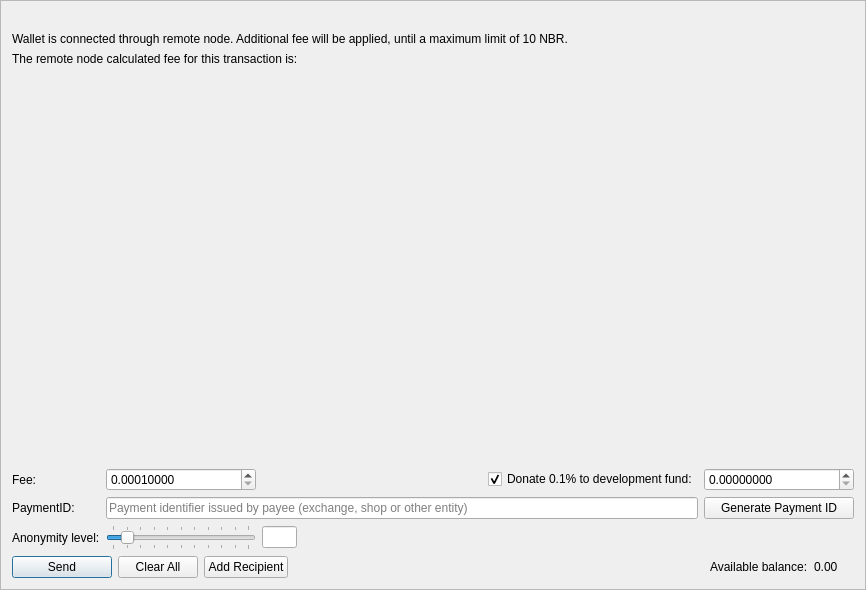
<?xml version="1.0" encoding="UTF-8"?>
<ui version="4.0">
 <class>SendFrame</class>
 <widget class="QFrame" name="SendFrame">
  <property name="geometry">
   <rect>
    <x>0</x>
    <y>0</y>
    <width>866</width>
    <height>590</height>
   </rect>
  </property>
  <property name="windowTitle">
   <string>Frame</string>
  </property>
  <property name="frameShape">
   <enum>QFrame::StyledPanel</enum>
  </property>
  <property name="frameShadow">
   <enum>QFrame::Raised</enum>
  </property>
  <layout class="QVBoxLayout" name="m_send_frame_main_layout">
   <item>
    <widget class="QScrollArea" name="m_transfersScrollarea">
     <property name="frameShape">
      <enum>QFrame::NoFrame</enum>
     </property>
     <property name="widgetResizable">
      <bool>true</bool>
     </property>
     <widget class="QWidget" name="scrollAreaWidgetContents">
      <property name="geometry">
       <rect>
        <x>0</x>
        <y>0</y>
        <width>846</width>
        <height>439</height>
       </rect>
      </property>
      <layout class="QVBoxLayout" name="m_send_frame_layout">
       <property name="leftMargin">
        <number>0</number>
       </property>
       <property name="topMargin">
        <number>0</number>
       </property>
       <property name="rightMargin">
        <number>0</number>
       </property>
       <property name="bottomMargin">
        <number>0</number>
       </property>
       <item>
        <layout class="QGridLayout" name="gridLayoutMessages">
       <item row="0" column="0" colspan="3">
         <widget class="QLabel" name="m_descriptionFromCounterParty">
          <property name="text">
           <string></string>
          </property>
         </widget>
       </item>
       <item row="1" column="0" colspan="3">
        <widget class="QLabel" name="m_remote_label">
         <property name="font">
          <font>
           <weight>50</weight>
           <bold>false</bold>
          </font>
         </property>
         <property name="text">
          <string>Wallet is connected through remote node. Additional fee will be applied, until a maximum limit of 10 NBR.</string>
         </property>
        </widget>
       </item>
       <item row="2" column="0">
        <widget class="QLabel" name="m_remote_fee_help">
         <property name="text">
          <string>The remote node calculated fee for this transaction is:</string>
         </property>
        </widget>
       </item>
       <item row="2" column="1">
        <widget class="QLabel" name="m_remote_fee_value">
          <property name="sizeHint" stdset="0">
           <size>
            <width>10</width>
           </size>
          </property>
         <property name="text">
          <string notr="true"></string>
         </property>
        </widget>
       </item>
     </layout>
     </item>
       <item>
        <spacer name="verticalSpacer">
         <property name="orientation">
          <enum>Qt::Vertical</enum>
         </property>
         <property name="sizeHint" stdset="0">
          <size>
           <width>20</width>
           <height>445</height>
          </size>
         </property>
        </spacer>
       </item>
      </layout>
     </widget>
    </widget>
   </item>
   <item>
    <layout class="QGridLayout" name="gridLayout">
     <property name="topMargin">
      <number>5</number>
     </property>
     <item row="5" column="1">
      <widget class="QSlider" name="m_mixinSlider">
       <property name="maximumSize">
        <size>
         <width>150</width>
         <height>16777215</height>
        </size>
       </property>
       <property name="baseSize">
        <size>
         <width>200</width>
         <height>0</height>
        </size>
       </property>
       <property name="maximum">
        <number>10</number>
       </property>
       <property name="pageStep">
        <number>1</number>
       </property>
       <property name="value">
        <number>1</number>
       </property>
       <property name="sliderPosition">
        <number>1</number>
       </property>
       <property name="tracking">
        <bool>false</bool>
       </property>
       <property name="orientation">
        <enum>Qt::Horizontal</enum>
       </property>
       <property name="tickPosition">
        <enum>QSlider::TicksBothSides</enum>
       </property>
       <property name="tickInterval">
        <number>1</number>
       </property>
      </widget>
     </item>
     <item row="5" column="0">
      <widget class="QLabel" name="label_2">
       <property name="text">
        <string>Anonymity level:</string>
       </property>
      </widget>
     </item>
     <item row="1" column="3">
      <widget class="QCheckBox" name="donateCheckBox">
       <property name="text">
        <string>Donate 0.1% to development fund:</string>
       </property>
       <property name="checked">
        <bool>true</bool>
       </property>
      </widget>
     </item>
     <item row="1" column="0">
      <widget class="QLabel" name="label">
       <property name="text">
        <string>Fee:</string>
       </property>
      </widget>
     </item>
     <item row="3" column="0">
      <widget class="QLabel" name="label_6">
       <property name="text">
        <string>PaymentID:</string>
       </property>
      </widget>
     </item>
     <item row="5" column="2">
      <widget class="QLineEdit" name="m_mixinEdit">
       <property name="minimumSize">
        <size>
         <width>35</width>
         <height>0</height>
        </size>
       </property>
       <property name="maximumSize">
        <size>
         <width>30</width>
         <height>16777215</height>
        </size>
       </property>
       <property name="text">
        <string notr="true"/>
       </property>
       <property name="maxLength">
        <number>5</number>
       </property>
       <property name="alignment">
        <set>Qt::AlignCenter</set>
       </property>
       <property name="readOnly">
        <bool>true</bool>
       </property>
      </widget>
     </item>
     <item row="3" column="1" colspan="3">
      <widget class="QLineEdit" name="m_paymentIdEdit">
       <property name="maxLength">
        <number>64</number>
       </property>
       <property name="placeholderText">
        <string>Payment identifier issued by payee (exchange, shop or other entity)</string>
       </property>
      </widget>
     </item>
     <item row="1" column="1">
      <widget class="QDoubleSpinBox" name="m_feeSpin">
       <property name="minimumSize">
        <size>
         <width>150</width>
         <height>0</height>
        </size>
       </property>
       <property name="baseSize">
        <size>
         <width>150</width>
         <height>0</height>
        </size>
       </property>
       <property name="cursor">
        <cursorShape>IBeamCursor</cursorShape>
       </property>
       <property name="locale">
        <locale language="English" country="UnitedStates"/>
       </property>
       <property name="suffix">
        <string/>
       </property>
       <property name="decimals">
        <number>8</number>
       </property>
       <property name="minimum">
        <double>0.00010000</double>
       </property>
       <property name="maximum">
        <double>999999999999999.00000000</double>
       </property>
       <property name="singleStep">
        <double>0.00010000</double>
       </property>
       <property name="value">
        <double>0.00010000</double>
       </property>
      </widget>
     </item>
     <item row="3" column="4">
      <widget class="QPushButton" name="m_generatePaymentIdButton">
       <property name="sizePolicy">
        <sizepolicy hsizetype="Preferred" vsizetype="Fixed">
         <horstretch>0</horstretch>
         <verstretch>0</verstretch>
        </sizepolicy>
       </property>
       <property name="maximumSize">
        <size>
         <width>200</width>
         <height>16777215</height>
        </size>
       </property>
       <property name="text">
        <string>Generate Payment ID</string>
       </property>
      </widget>
     </item>
     <item row="1" column="4">
      <widget class="QDoubleSpinBox" name="m_donateSpin">
       <property name="minimumSize">
        <size>
         <width>150</width>
         <height>0</height>
        </size>
       </property>
       <property name="maximumSize">
        <size>
         <width>16777215</width>
         <height>16777215</height>
        </size>
       </property>
       <property name="baseSize">
        <size>
         <width>150</width>
         <height>0</height>
        </size>
       </property>
       <property name="cursor">
        <cursorShape>IBeamCursor</cursorShape>
       </property>
       <property name="locale">
        <locale language="English" country="UnitedStates"/>
       </property>
       <property name="decimals">
        <number>8</number>
       </property>
       <property name="maximum">
        <double>999999999999999.00000000</double>
       </property>
       <property name="singleStep">
        <double>0.10000000</double>
       </property>
      </widget>
     </item>
     <item row="1" column="2">
      <spacer name="horizontalSpacer">
       <property name="orientation">
        <enum>Qt::Horizontal</enum>
       </property>
       <property name="sizeType">
        <enum>QSizePolicy::Expanding</enum>
       </property>
       <property name="sizeHint" stdset="0">
        <size>
         <width>100</width>
         <height>20</height>
        </size>
       </property>
      </spacer>
     </item>
    </layout>
   </item>
   <item>
    <layout class="QHBoxLayout" name="horizontalLayout">
     <item>
      <widget class="QPushButton" name="m_sendButton">
       <property name="minimumSize">
        <size>
         <width>100</width>
         <height>0</height>
        </size>
       </property>
       <property name="text">
        <string>Send</string>
       </property>
       <property name="icon">
        <iconset resource="../../resources.qrc">
         <normaloff>:/icons/btn-send</normaloff>:/icons/btn-send</iconset>
       </property>
       <property name="default">
        <bool>true</bool>
       </property>
      </widget>
     </item>
     <item>
      <widget class="QPushButton" name="m_clearAllButton">
       <property name="text">
        <string>Clear All</string>
       </property>
       <property name="icon">
        <iconset resource="../../resources.qrc">
         <normaloff>:/icons/remove</normaloff>:/icons/remove</iconset>
       </property>
      </widget>
     </item>
     <item>
      <widget class="QPushButton" name="m_addRecipientButton">
       <property name="text">
        <string>Add Recipient</string>
       </property>
       <property name="icon">
        <iconset resource="../../resources.qrc">
         <normaloff>:/icons/add_recepient</normaloff>:/icons/add_recepient</iconset>
       </property>
      </widget>
     </item>
     <item>
      <spacer name="horizontalSpacer_2">
       <property name="orientation">
        <enum>Qt::Horizontal</enum>
       </property>
       <property name="sizeHint" stdset="0">
        <size>
         <width>40</width>
         <height>20</height>
        </size>
       </property>
      </spacer>
     </item>
     <item>
      <widget class="QLabel" name="label_4">
       <property name="text">
        <string>Available balance:</string>
       </property>
      </widget>
     </item>
     <item>
      <widget class="QLabel" name="m_balanceLabel">
       <property name="text">
        <string notr="true">0.00 </string>
       </property>
      </widget>
     </item>
     <item>
      <widget class="QLabel" name="m_tickerLabel">
       <property name="text">
        <string notr="true"/>
       </property>
      </widget>
     </item>
    </layout>
   </item>
  </layout>
 </widget>
 <tabstops>
  <tabstop>m_feeSpin</tabstop>
  <tabstop>donateCheckBox</tabstop>
  <tabstop>m_donateSpin</tabstop>
  <tabstop>m_paymentIdEdit</tabstop>
  <tabstop>m_mixinSlider</tabstop>
  <tabstop>m_mixinEdit</tabstop>
  <tabstop>m_sendButton</tabstop>
  <tabstop>m_clearAllButton</tabstop>
  <tabstop>m_addRecipientButton</tabstop>
  <tabstop>m_transfersScrollarea</tabstop>
 </tabstops>
 <resources>
  <include location="../../resources.qrc"/>
 </resources>
 <connections>
  <connection>
   <sender>m_addRecipientButton</sender>
   <signal>clicked()</signal>
   <receiver>SendFrame</receiver>
   <slot>addRecipientClicked()</slot>
   <hints>
    <hint type="sourcelabel">
     <x>282</x>
     <y>561</y>
    </hint>
    <hint type="destinationlabel">
     <x>432</x>
     <y>294</y>
    </hint>
   </hints>
  </connection>
  <connection>
   <sender>m_clearAllButton</sender>
   <signal>clicked()</signal>
   <receiver>SendFrame</receiver>
   <slot>clearAllClicked()</slot>
   <hints>
    <hint type="sourcelabel">
     <x>154</x>
     <y>561</y>
    </hint>
    <hint type="destinationlabel">
     <x>432</x>
     <y>294</y>
    </hint>
   </hints>
  </connection>
  <connection>
   <sender>m_sendButton</sender>
   <signal>clicked()</signal>
   <receiver>SendFrame</receiver>
   <slot>sendClicked()</slot>
   <hints>
    <hint type="sourcelabel">
     <x>53</x>
     <y>561</y>
    </hint>
    <hint type="destinationlabel">
     <x>432</x>
     <y>294</y>
    </hint>
   </hints>
  </connection>
  <connection>
   <sender>m_mixinSlider</sender>
   <signal>valueChanged(int)</signal>
   <receiver>SendFrame</receiver>
   <slot>mixinValueChanged(int)</slot>
   <hints>
    <hint type="sourcelabel">
     <x>221</x>
     <y>520</y>
    </hint>
    <hint type="destinationlabel">
     <x>432</x>
     <y>294</y>
    </hint>
   </hints>
  </connection>
  <connection>
   <sender>m_generatePaymentIdButton</sender>
   <signal>clicked()</signal>
   <receiver>SendFrame</receiver>
   <slot>generatePaymentIdClicked()</slot>
   <hints>
    <hint type="sourcelabel">
     <x>748</x>
     <y>497</y>
    </hint>
    <hint type="destinationlabel">
     <x>432</x>
     <y>294</y>
    </hint>
   </hints>
  </connection>
 </connections>
 <slots>
  <slot>sendClicked()</slot>
  <slot>clearAllClicked()</slot>
  <slot>addRecipientClicked()</slot>
  <slot>mixinValueChanged(int)</slot>
 </slots>
</ui>
